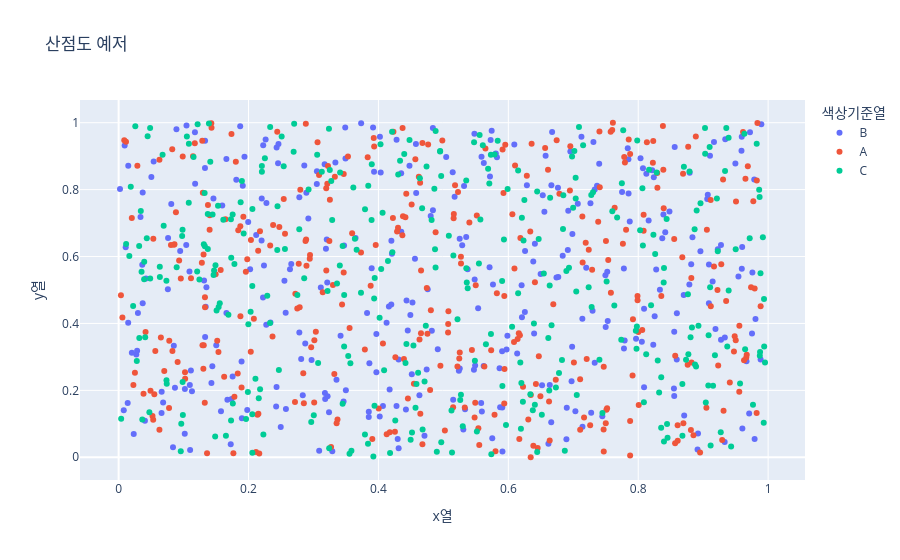

Notebook source saved alongside this figure:
### Code cell
#산점도 그래프 예제

import plotly.express as px
import pandas as pd
import numpy as np

df = pd.DataFrame({
    "x열": np.random.rand(1000), # 0~1미만의 실수자료형의 난수형태 값을 랜덤으로 생성
    "y열": np.random.rand(1000),
    "색상기준열": np.random.choice(["A", "B", "C"], 1000)
})

fig = px.scatter(
    df,
    x="x열",
    y="y열",
    color="색상기준열",
    title="산점도 예제"
)

fig.show()

### Figure 1 — Plotly figure (JSON) as saved in the notebook; plotly's stock layout.template omitted (floating-point values rounded to 4 significant figures; data arrays with more than 128 entries replaced by an {"elided": "..."} marker saying what was removed)
{"data": [{"hovertemplate": "색상기준열=B<br>x열=%{x}<br>y열=%{y}<extra></extra>", "legendgroup": "B", "marker": {"color": "#636efa", "symbol": "circle"}, "mode": "markers", "name": "B", "orientation": "v", "showlegend": true, "type": "scatter", "x": {"elided": "328 float values"}, "xaxis": "x", "y": {"elided": "328 float values"}, "yaxis": "y"}, {"hovertemplate": "색상기준열=A<br>x열=%{x}<br>y열=%{y}<extra></extra>", "legendgroup": "A", "marker": {"color": "#EF553B", "symbol": "circle"}, "mode": "markers", "name": "A", "orientation": "v", "showlegend": true, "type": "scatter", "x": {"elided": "338 float values"}, "xaxis": "x", "y": {"elided": "338 float values"}, "yaxis": "y"}, {"hovertemplate": "색상기준열=C<br>x열=%{x}<br>y열=%{y}<extra></extra>", "legendgroup": "C", "marker": {"color": "#00cc96", "symbol": "circle"}, "mode": "markers", "name": "C", "orientation": "v", "showlegend": true, "type": "scatter", "x": {"elided": "334 float values"}, "xaxis": "x", "y": {"elided": "334 float values"}, "yaxis": "y"}], "layout": {"legend": {"title": {"text": "색상기준열"}, "tracegroupgap": 0}, "title": {"text": "산점도 예저"}, "xaxis": {"anchor": "y", "domain": [0, 1], "title": {"text": "x열"}}, "yaxis": {"anchor": "x", "domain": [0, 1], "title": {"text": "y열"}}}}
